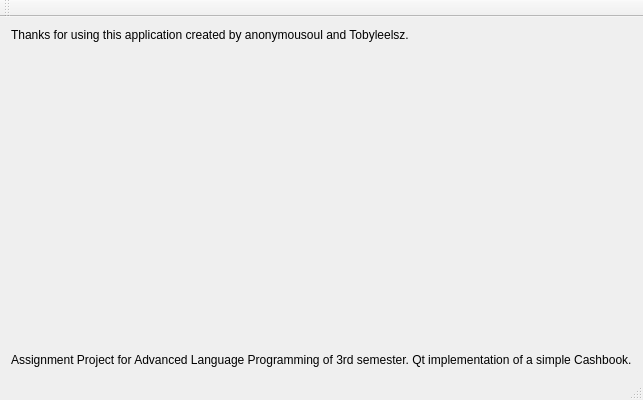
<?xml version="1.0" encoding="UTF-8"?>
<ui version="4.0">
 <class>InfoClass</class>
 <widget class="QMainWindow" name="InfoClass">
  <property name="geometry">
   <rect>
    <x>0</x>
    <y>0</y>
    <width>600</width>
    <height>400</height>
   </rect>
  </property>
  <property name="windowTitle">
   <string>Info</string>
  </property>
  <widget class="QWidget" name="centralWidget">
   <layout class="QHBoxLayout" name="horizontalLayout">
    <item>
     <layout class="QVBoxLayout" name="verticalLayout">
      <item>
       <widget class="QLabel" name="label">
        <property name="text">
         <string>Thanks for using this application created by anonymousoul and Tobyleelsz.</string>
        </property>
       </widget>
      </item>
      <item>
       <spacer name="verticalSpacer">
        <property name="orientation">
         <enum>Qt::Vertical</enum>
        </property>
        <property name="sizeHint" stdset="0">
         <size>
          <width>20</width>
          <height>40</height>
         </size>
        </property>
       </spacer>
      </item>
      <item>
       <widget class="QLabel" name="label_2">
        <property name="text">
         <string>Assignment Project for Advanced Language Programming of 3rd semester. Qt implementation of a simple Cashbook.</string>
        </property>
       </widget>
      </item>
     </layout>
    </item>
   </layout>
  </widget>
  <widget class="QMenuBar" name="menuBar">
   <property name="geometry">
    <rect>
     <x>0</x>
     <y>0</y>
     <width>600</width>
     <height>26</height>
    </rect>
   </property>
  </widget>
  <widget class="QToolBar" name="mainToolBar">
   <attribute name="toolBarArea">
    <enum>TopToolBarArea</enum>
   </attribute>
   <attribute name="toolBarBreak">
    <bool>false</bool>
   </attribute>
  </widget>
  <widget class="QStatusBar" name="statusBar"/>
 </widget>
 <layoutdefault spacing="6" margin="11"/>
 <resources/>
 <connections/>
</ui>
